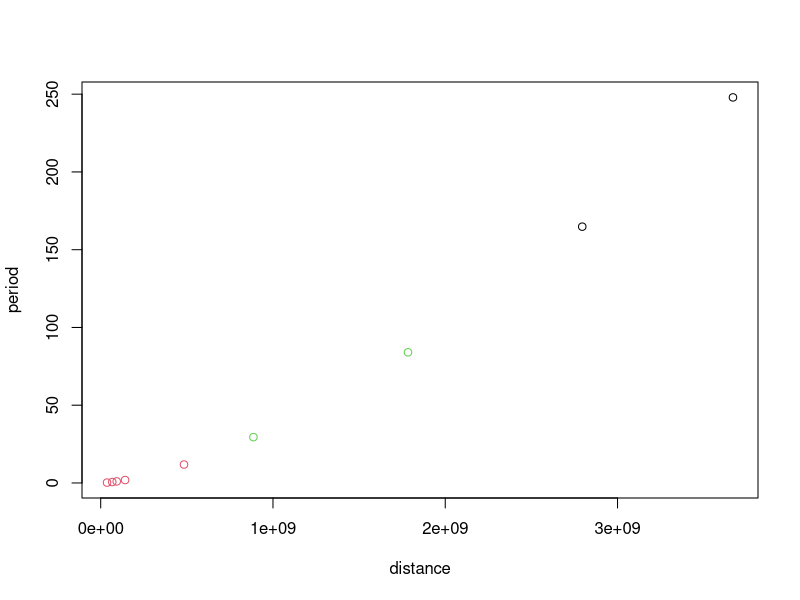
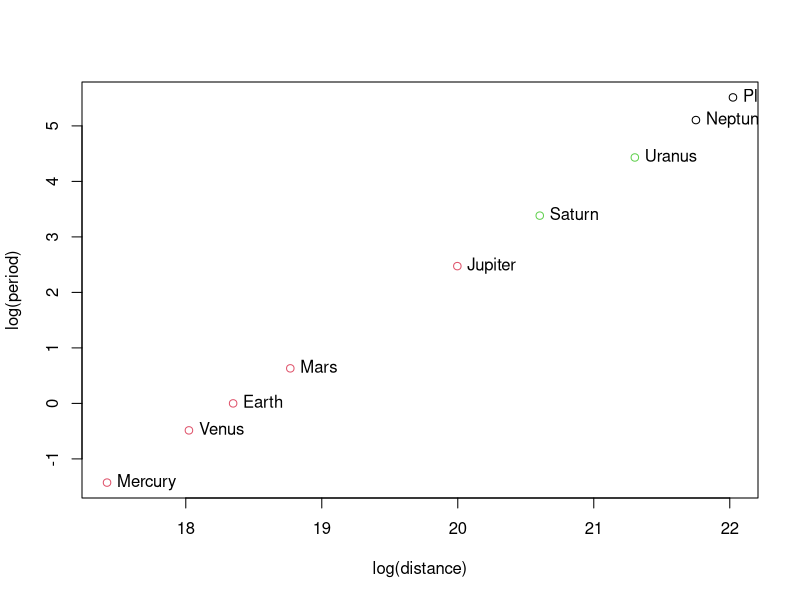

These figures' R source, in order:
planets <- read.csv("./planetdata.csv", header=TRUE)

# Explore the structure of the dataset
str(planets)

# Chop up moon in my_moons
my_planets <- planets[-1]
planet_name <- planets$planet

# Set random seed. Don't remove this line
set.seed(1)

# Group the moons in three clusters
km_planets <- kmeans(my_planets, 3, nstart = 20)

# Compare the actual moon_name to the clustering using table()
table(planet_name,km_planets$cluster)

# Color the points in the plot based on the clusters
plot(period ~ distance, data = my_planets, col=km_planets$cluster)

# log plot
plot(log(period) ~ log(distance), data = my_planets, col=km_planets$cluster)

# add labels to plots, pos=4 puts labels to the right, cex is text size
with(planets,text(log(period) ~ log(distance), labels=planet, pos=4, cex=1))

# Print out the ratio of the WSS to the BSS
km_planets$tot.withinss/km_planets$betweenss
